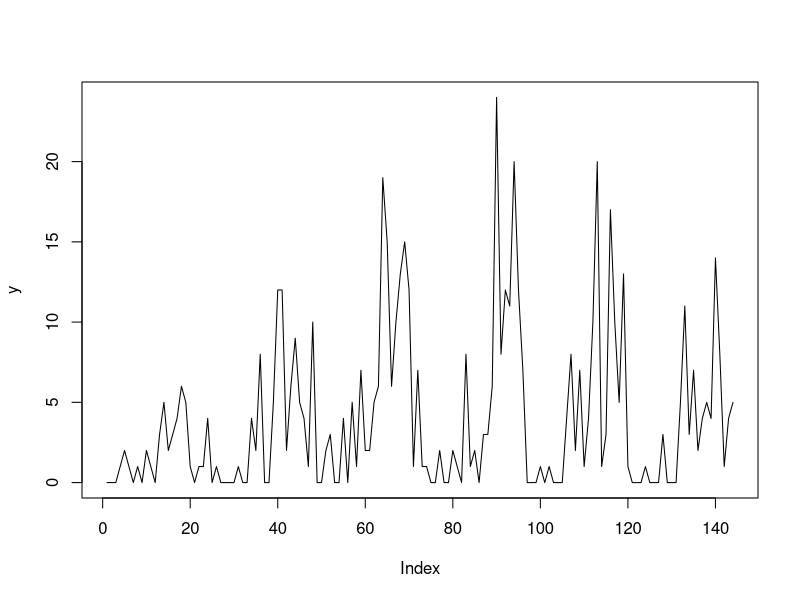

R code for this plot: (Note: this script raises an error after producing the figure.)
# Simulate a seasonal smooth and some autocorrelated, Tweedie distributed discrete random variates
season <- rep(seq(1, 24), 6)
mean_func = function(x){
  0.1 + x * 0.01 + sin(0.1 * x) - cos(-0.15 * x)
}
set.seed(15)
y = rpois(length(season),
          lambda = mgcv::rTweedie(mu = exp(-0.9 + mean_func(season) +
                                             cumsum(rnorm(length(season), sd = 0.075))),
                                  p = 1.5, phi = 1.1))
plot(y, type = 'l')

# Split data into training and testing
data_train <-
  data.frame(y = y[1:125],
             season = season[1:125],
             time = 1:125)
data_test <-
  data.frame(y = y[126:length(season)],
             season = season[126:length(season)],
             time = 126:length(season))

# Fit dynamic GAMs
# Poisson model
mod1 <- mvjagam(data_train = data_train,
                data_test = data_test,
                formula = y ~ s(season, k = 15, bs = 'cc') +
                  s(time, k = 8, bs = 'gp'),
                knots = list(season = c(0.5, 24.5)),
                family = 'poisson',
                trend_model = 'AR1',
                chains = 4,
                burnin = 6000)
mod1
summary(mod1)
predict(mod1)
plot(mod1, type = 'smooths', residuals = T)
plot(mod1, type = 'residuals')
plot(mod1, type = 'forecast')
plot(mod1, type = 'uncertainty', data_test = data_test)
ppc(mod1, type = 'rootogram')
dic(mod1)


# Negative binomial model
mod2 <- mvjagam(data_train = data_train,
                data_test = data_test,
                formula = y ~ s(season, k = 15, bs = 'cc') +
                  s(time, k = 8, bs = 'gp'),
                knots = list(season = c(0.5, 24.5)),
                family = 'nb',
                trend_model = 'AR1',
                chains = 4,
                burnin = 6000)

# Tweedie model
mod3 <- mvjagam(data_train = data_train,
                data_test = data_test,
                formula = y ~ s(season, k = 15, bs = 'cc') +
                  s(time, k = 8, bs = 'gp'),
                knots = list(season = c(0.5, 24.5)),
                family = 'tw',
                trend_model = 'AR1',
                chains = 4,
                burnin = 12000)

# Examine DS residual distributions
plot(mod1, type = 'residuals')
plot(mod2, type = 'residuals')
plot(mod3, type = 'residuals')

# Examine out of sample forecast distributions
plot(mod1, type = 'forecast', data_test = data_test)
plot(mod2, type = 'forecast', data_test = data_test)
plot(mod3, type = 'forecast', data_test = data_test)

# Examine estimated temporal processes
# Examine out of sample forecast distributions
plot(mod1, type = 'trend', data_test = data_test)
plot(mod2, type = 'trend', data_test = data_test)
plot(mod3, type = 'trend', data_test = data_test)

# Examine estimated smooth functions
plot(mod1, type = 'smooth', residuals = T)
plot(mod2, type = 'smooth', residuals = T)
plot(mod3, type = 'smooth', residuals = T)

# In-sample DICs
dic(mod1)
dic(mod2)
dic(mod3)

# Testing the particle filtering and compare_mvgam functions
pfilter_mvgam_init(object = mod3, n_particles = 5000,
                   n_cores = 4, data_assim = data_test)

pfilter_mvgam_online(data_assim = data_test[1:5,],
                     n_cores = 4, kernel_lambda = 1)

fc <- pfilter_mvgam_fc(file_path = "pfilter",
                       n_cores = 4, data_test = data_test)
fc$series1()
unlink('pfilter', recursive = T, force = T)

compare_mvgams(model1 = mod1, model2 = mod3,
               fc_horizon = 6, n_evaluations = 25, n_cores = 4)

